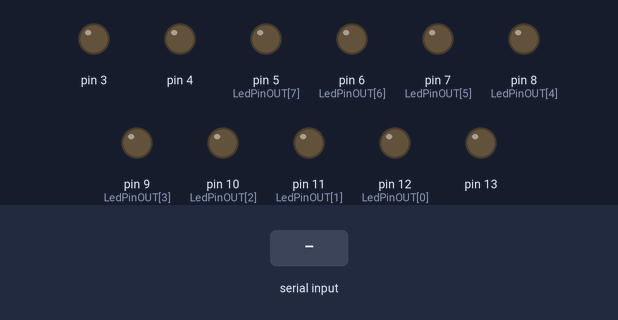
This sketch was run on a simulated Arduino Mega 2560, built with avr-gcc and run on an emulated ATmega2560. On the bench: output pins drawn as LEDs (lit = HIGH). The inputs (shaded band) are chosen by the test bench.

Above: at 1.2 s.
1.3 s: "W\n" received over the second serial link
At 1.45 s:
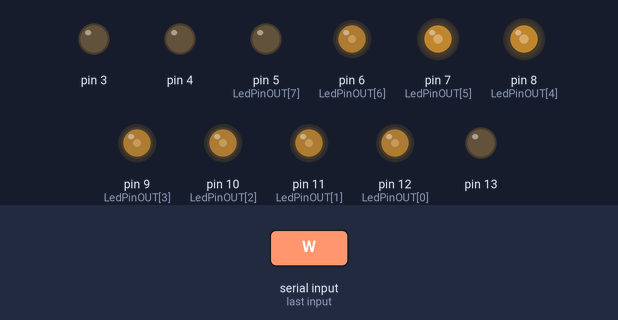
Timing chart, 0 to 33.6 s (numbered marks = the images above; inputs shaded):
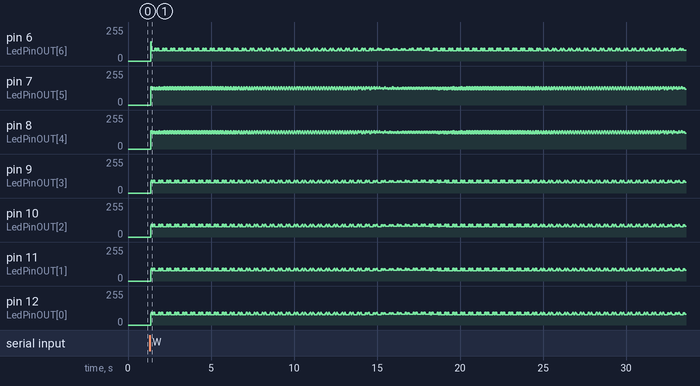

The sketch:

persistence_of_vision_display.ino
```cpp
#include "serialCom.h"
#include"POV.h"
serialCom comPort0, comPort1;
POV pov;
String RawData;
void setup()
{

	comPort0.Init(9600, 0);
	comPort1.Init(9600, 3);
	pov.Init();


}

void loop()
{

	pov.PrintString(comPort0.IncomingData(RawData));

}


void serialEvent3()
{
	 RawData = Serial3.readStringUntil('\n');

}
```

POV.cpp
```cpp
//
//
//

#include "POV.h"
#include"Font8x5.h"

POV::POV()
{

}
POV::~POV()
{

}

void POV::Init()
{

	for (int i = 3; i < 14; i++)
	{
		pinMode(i, OUTPUT);
	}

	spaceLetter = 6;
	DotTime = 6;

}

void POV::cleanLed()
{
	int LedPinOUT[] = { 12,11,10,9,8,7,6,5 };

	for (int i = 0; i < 8; i++)
	{
		digitalWrite(LedPinOUT[i], LOW);
	}
}

void POV::PrintLetter(char ch)
{
	int LedPinOUT[] = { 12,11,10,9,8,7,6,5 };
	int i;
	int j;
	int x;

	if (ch < 32 || ch >126)
	{
		ch = 32;
	}

	ch -= 32;

	for (i = 4; i > -1; i--)
	{
		byte b=font[ch][i];

		for ( j = 0; j < 8; j++)
		{
			digitalWrite(LedPinOUT[j], bitRead(b, j));
		}
		delay(DotTime);
		cleanLed();

	}

	for (x = 0; x<8; x++)
	{
		digitalWrite(LedPinOUT[x], 0);
	}

	delay(spaceLetter);
}


void POV::PrintString(String WriteData)
{


	for (int i = 0; i < WriteData.length(); i++)
	{
		char Character = WriteData.charAt(i);
		PrintLetter(Character);

	}
}

String POV::PopUp(String delimitedString)
{
	String word = "";
	String parameter1 = delimitedString.substring(0, delimitedString.indexOf('|'));
	String parameter2 = delimitedString.substring(delimitedString.indexOf('|') + 1, delimitedString.lastIndexOf('|'));

	if (parameter1 == "S")
	{
		Serial3.println("S Geldi");
		spaceLetter = parameter2.toInt();
	}
	else if (parameter1 == "D")
	{
		Serial3.println("D Geldi");
		DotTime = parameter2.toInt();
	}

	else if (parameter1 == "W")
	{
		word = parameter2;
		Serial3.println(word);
	}

	else
	{
		word == "";
	}

	return word;
}
```

POV.h
```cpp
// POV.h

#ifndef _POV_h
#define _POV_h

#if defined(ARDUINO) && ARDUINO >= 100
	#include "Arduino.h"
#else
	#include "WProgram.h"
#endif

class POV
{
public:
	POV();
	~POV();
	void Init();
	void PrintString(String WriteData);
	String PopUp(String DelimitedString);
	//void ReversPrintString();


private:

	String delimitedString;
	int spaceLetter;
	int DotTime;
	void cleanLed();
	void PrintLetter(char ch);

	//void ReversePrintLetter(char ch);


};


#endif
```

serialCom.cpp
```cpp
//
//
//

#include "serialCom.h"
#include"POV.h"
POV CallPopup;
serialCom::serialCom()
{

}
serialCom::~serialCom()
{

}
void serialCom::Init(int baudRate,  int Port)
{
	this->baudRate=baudRate;

	switch (Port)
	{

	case 0:
		Serial.begin(baudRate);
		break;
	case 1:
		Serial1.begin(baudRate);
		break;
	case 2:
		Serial2.begin(baudRate);
		break;
	case 3:
		Serial3.begin(baudRate);
		break;
	}
}

String serialCom::IncomingData(String NewData)
{
	String PrintString=CallPopup.PopUp(NewData);


	return PrintString;
}
```

serialCom.h
```cpp
// serialCom.h

#ifndef _SERIALCOM_h
#define _SERIALCOM_h

#if defined(ARDUINO) && ARDUINO >= 100
	#include "Arduino.h"
#else
	#include "WProgram.h"
#endif


class serialCom
{
public:
	serialCom();
	~serialCom();
	void Init(int baudRate,int Port);
	String IncomingData(String NewData);
	//void SendCommand(char command, String* arguments, int argumentCount);

private:


	int baudRate;


	//static bool CheckCRC(String newCommand);
	//static int GetChecksum(String stringToSum);

};

#endif
```

Source omitted: Font8x5.h (data table, 4449 bytes)
